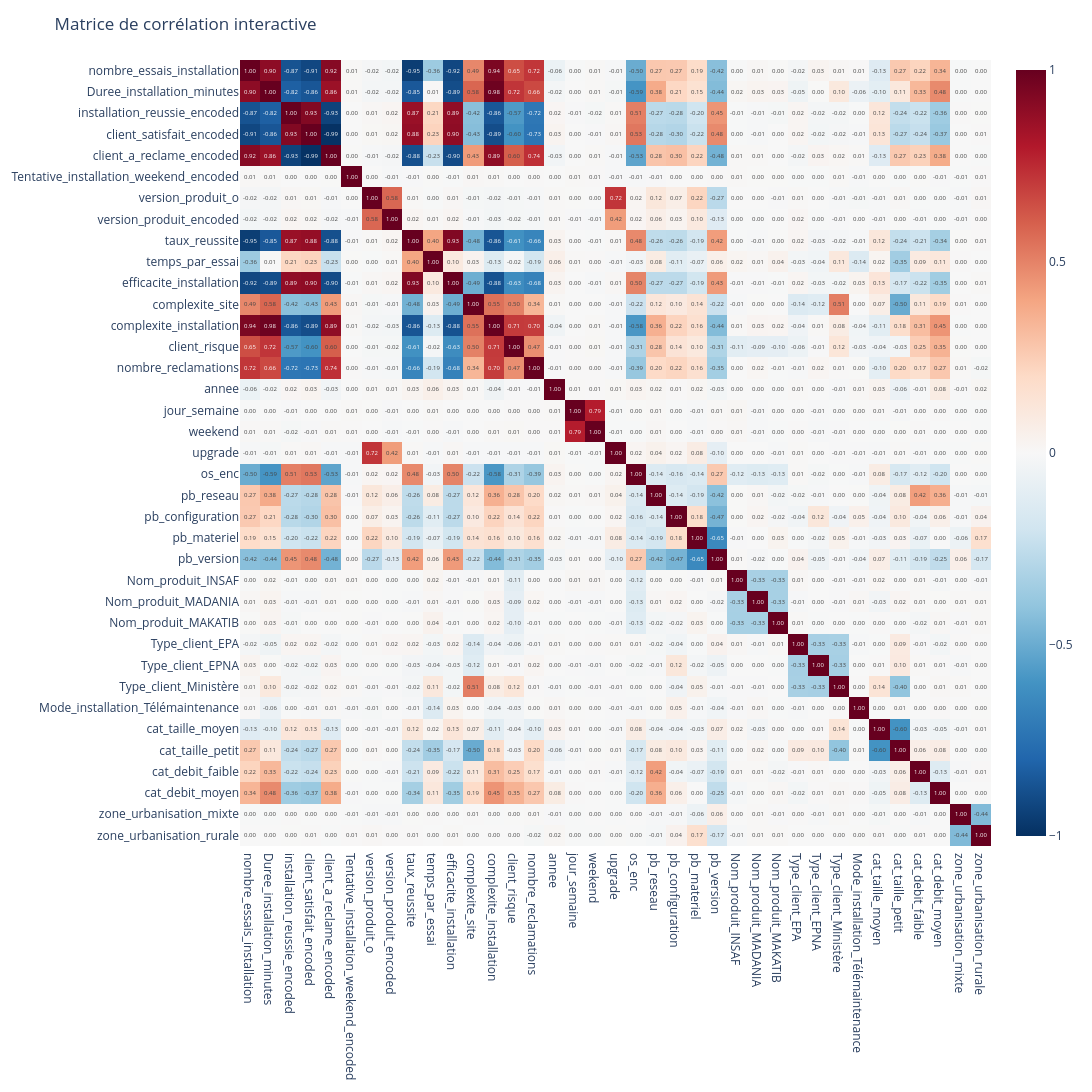

Here is the notebook cell this chart was saved with:
### Code cell
import plotly.express as px

coeff_corr = df_kpi.corr(method='pearson')

fig = px.imshow(
    coeff_corr,
    text_auto=".2f",
    color_continuous_scale="RdBu_r",
    zmin=-1, zmax=1,
    aspect="auto"
)

fig.update_layout(
    title="Matrice de corrélation interactive",
    width=1400,   
    height=1200   
)

fig.update_traces(
    hovertemplate="X: %{x}<br>Y: %{y}<br>Corr: %{z:.2f}<extra></extra>"
)

fig.show()

### Figure 1 — Plotly figure (JSON) as saved in the notebook; plotly's stock layout.template omitted (floating-point values rounded to 4 significant figures; data arrays with more than 128 entries replaced by an {"elided": "..."} marker saying what was removed)
{"data": [{"coloraxis": "coloraxis", "hovertemplate": "X: %{x}<br>Y: %{y}<br>Corr: %{z:.2f}<extra></extra>", "name": "0", "texttemplate": "%{z:.2f}", "type": "heatmap", "x": ["nombre_essais_installation", "Duree_installation_minutes", "installation_reussie_encoded", "client_satisfait_encoded", "client_a_reclame_encoded", "Tentative_installation_weekend_encoded", "version_produit_o", "version_produit_encoded", "taux_reussite", "temps_par_essai", "efficacite_installation", "complexite_site", "complexite_installation", "client_risque", "nombre_reclamations", "annee", "jour_semaine", "weekend", "upgrade", "os_enc", "pb_reseau", "pb_configuration", "pb_materiel", "pb_version", "Nom_produit_INSAF", "Nom_produit_MADANIA", "Nom_produit_MAKATIB", "Type_client_EPA", "Type_client_EPNA", "Type_client_Ministère", "Mode_installation_Télémaintenance", "cat_taille_moyen", "cat_taille_petit", "cat_debit_faible", "cat_debit_moyen", "zone_urbanisation_mixte", "zone_urbanisation_rurale"], "xaxis": "x", "y": ["nombre_essais_installation", "Duree_installation_minutes", "installation_reussie_encoded", "client_satisfait_encoded", "client_a_reclame_encoded", "Tentative_installation_weekend_encoded", "version_produit_o", "version_produit_encoded", "taux_reussite", "temps_par_essai", "efficacite_installation", "complexite_site", "complexite_installation", "client_risque", "nombre_reclamations", "annee", "jour_semaine", "weekend", "upgrade", "os_enc", "pb_reseau", "pb_configuration", "pb_materiel", "pb_version", "Nom_produit_INSAF", "Nom_produit_MADANIA", "Nom_produit_MAKATIB", "Type_client_EPA", "Type_client_EPNA", "Type_client_Ministère", "Mode_installation_Télémaintenance", "cat_taille_moyen", "cat_taille_petit", "cat_debit_faible", "cat_debit_moyen", "zone_urbanisation_mixte", "zone_urbanisation_rurale"], "yaxis": "y", "z": {"elided": "37x37 float values"}}], "layout": {"coloraxis": {"cmax": 1, "cmin": -1, "colorscale": [[0, "rgb(5,48,97)"], [0.1, "rgb(33,102,172)"], [0.2, "rgb(67,147,195)"], [0.3, "rgb(146,197,222)"], [0.4, "rgb(209,229,240)"], [0.5, "rgb(247,247,247)"], [0.6, "rgb(253,219,199)"], [0.7, "rgb(244,165,130)"], [0.8, "rgb(214,96,77)"], [0.9, "rgb(178,24,43)"], [1, "rgb(103,0,31)"]]}, "height": 1200, "margin": {"t": 60}, "title": {"text": "Matrice de corrélation interactive"}, "width": 1400, "xaxis": {"anchor": "y", "domain": [0, 1]}, "yaxis": {"anchor": "x", "autorange": "reversed", "domain": [0, 1]}}}
